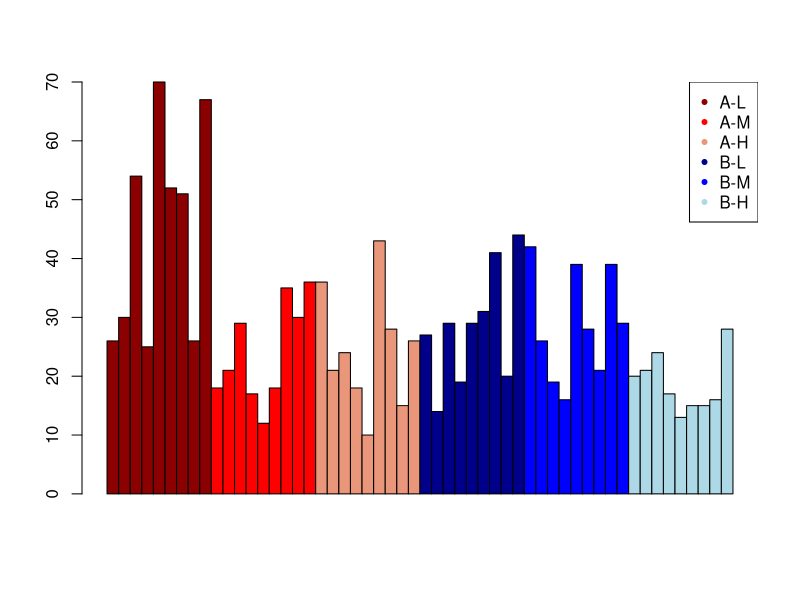
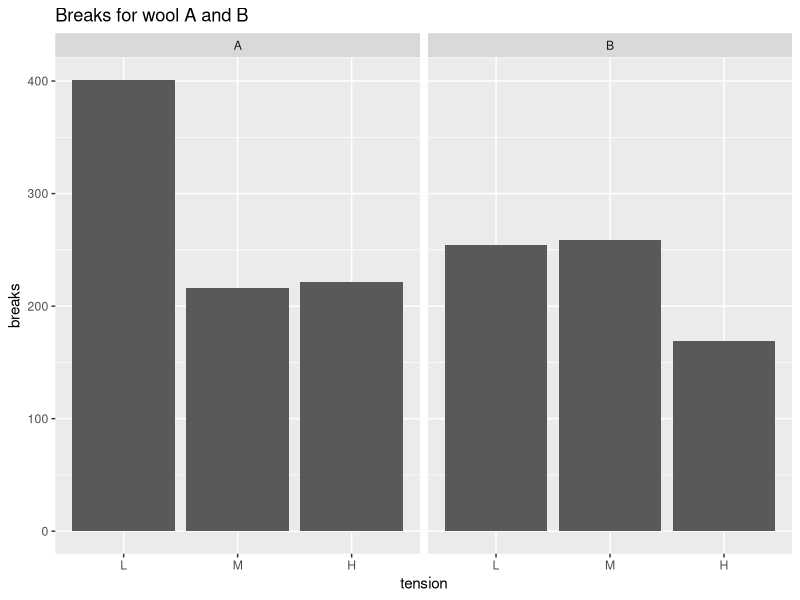
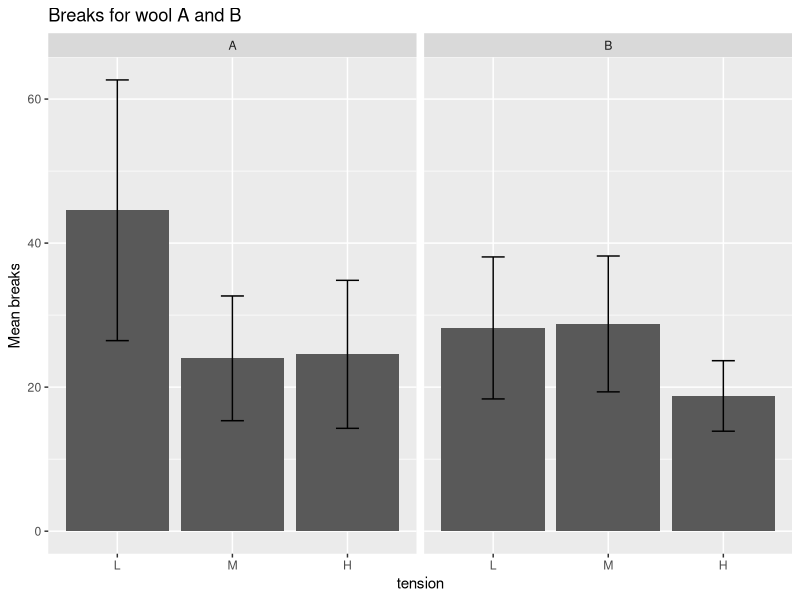
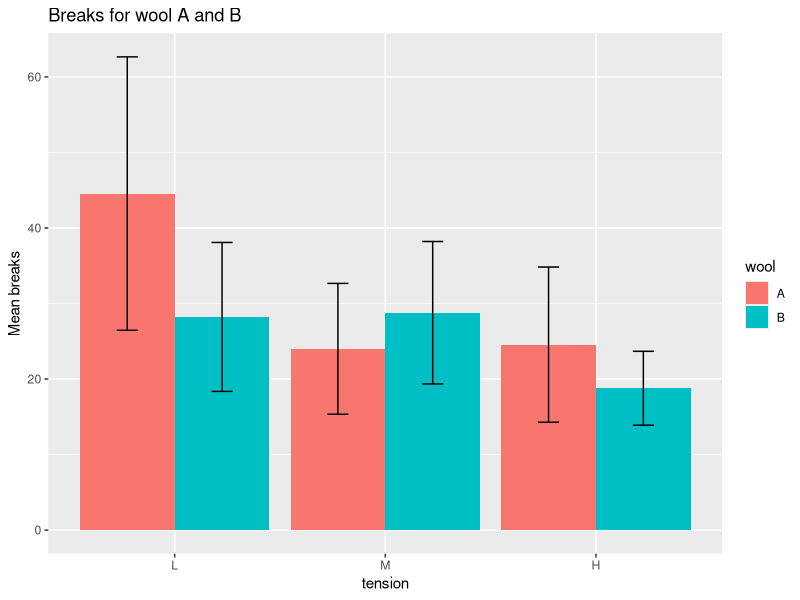
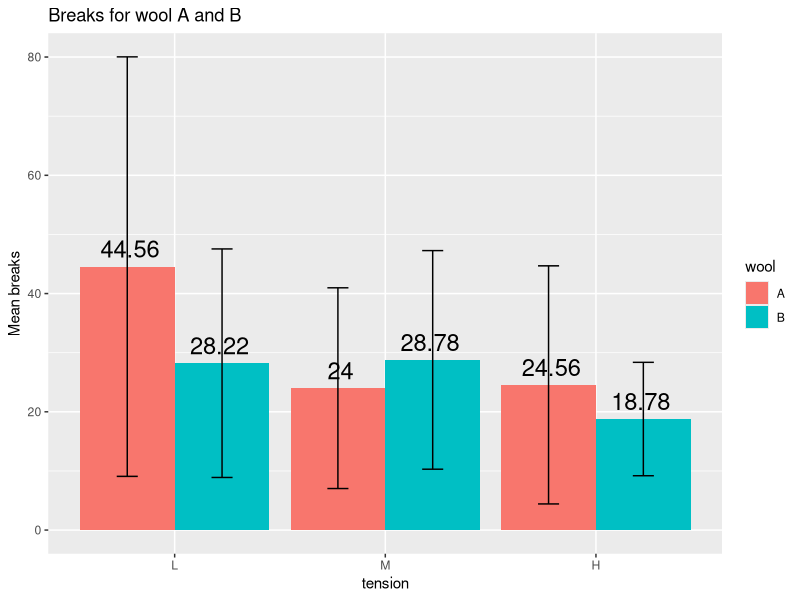
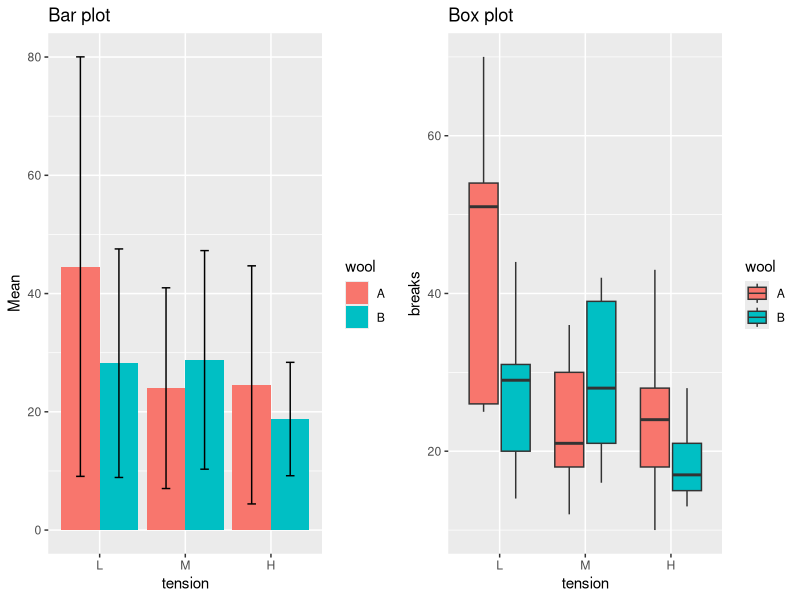

Here is the R script that generated these plots, in order:
## ---- chunk 1
data(warpbreaks)
# create positions for tick marks, one more than number of bars
x <- warpbreaks$breaks
# create labels
x.labels <- paste0(warpbreaks$wool, "-", warpbreaks$tension)
# specify colors for groups
group.cols <- c("darkred", "red", "darksalmon", 
                "darkblue", "blue", "lightblue")
cols <- c(rep(group.cols[1], 9), rep(group.cols[2], 9), 
        rep(group.cols[3], 9), rep(group.cols[4], 9), 
        rep(group.cols[5], 9), rep(group.cols[6], 9))
barplot(x, space = 0,  col = cols)
legend("topright", legend = c(unique(x.labels)), col = group.cols, pch = 20)
## ---- chunk 2
library(ggplot2)
# need 'stat = "identity"' because we provide y values
ggplot(warpbreaks, aes(x = tension, y = breaks)) +
    geom_bar(stat = "identity") + facet_wrap(.~wool) +
    ggtitle("Breaks for wool A and B")
## ---- chunk 3
sum(warpbreaks$breaks[warpbreaks$wool == "A" & warpbreaks$tension == "L"])
## ---- chunk 4
library(plyr)
# compute mean and sd per combination of wool & tension
df <- ddply(warpbreaks, c("wool", "tension"), summarize, Mean = mean(breaks), SD = sd(breaks))
ggplot(df, aes(x = tension, y = Mean)) +
    geom_bar(stat = "identity") + facet_wrap(.~wool) +
    ggtitle("Breaks for wool A and B") + ylab("Mean breaks") +
    # add 68% CI errorbar 
    geom_errorbar(aes(ymin = Mean - SD, ymax = Mean + SD), width = 0.2)
## ---- chunk 5
ggplot(df, aes(x = tension, y = Mean, fill = wool)) +
    geom_bar(stat = "identity", position = "dodge") + 
    ggtitle("Breaks for wool A and B") + ylab("Mean breaks") +
    geom_errorbar(aes(ymin = Mean - SD, ymax = Mean + SD), width = 0.2,
        position = position_dodge(0.9))
## ---- chunk 6
ggplot(df, aes(x = tension, y = Mean, fill = wool)) +
    geom_bar(stat = "identity", position = "dodge") + 
    ggtitle("Breaks for wool A and B") + ylab("Mean breaks") +
    geom_errorbar(aes(ymin = Mean - 1.96 * SD, ymax = Mean + 1.96 * SD), width = 0.2, position = position_dodge(0.9)) +
    geom_text(aes(label = round(Mean, 2)), size = 6, 
    position = position_dodge(0.85), vjust = -0.5)
## ---- chunk 7
require(gridExtra)
p.bar <- ggplot(df, aes(x = tension, y = Mean, fill = wool)) +
    geom_bar(stat = "identity", position = "dodge") + 
    geom_errorbar(aes(ymin = Mean - 1.96 * SD, ymax = Mean + 1.96 * SD), 
    width = 0.2, position = position_dodge(0.9)) + 
    ggtitle("Bar plot")
p.box <- ggplot(warpbreaks, aes(x = tension, y = breaks, fill = wool)) +
    geom_boxplot() + ggtitle("Box plot")
grid.arrange(p.bar, p.box, ncol=2)
